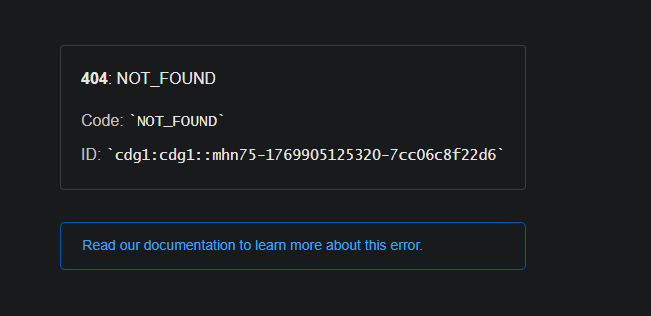
#> input picture image.png, 651 x 316 px
$ python create_palette_textures.py
#> lines starting #> are read from the running program, lines starting #| are printed output that depends on the picture
"""
Generate stylised textures for the bakery 3D models using colours inspired by
their reference photography.

Each texture is built from scratch: we extract a concise palette from the photo,
then paint a soft radial gradient with gentle noise to mimic frosting depth.
"""
from __future__ import annotations

from dataclasses import dataclass
from pathlib import Path
from typing import Iterable, List, Sequence

import numpy as np
from PIL import Image


DOWNSAMPLE_LIMIT = 256
TEXTURE_SIZE = 1024
NOISE_STRENGTH = 0.035
RNG = np.random.default_rng(42)


def load_reference_pixels(path: Path) -> np.ndarray:
    """Return image pixels as float32 array in range [0, 1]."""
    image = Image.open(path).convert("RGB")
    width, height = image.size
    scale = max(width, height) / DOWNSAMPLE_LIMIT
    if scale > 1:
        image = image.resize(
            (int(width / scale), int(height / scale)),
            resample=Image.Resampling.LANCZOS,
        )
    return np.asarray(image, dtype=np.float32) / 255.0


def kmeans_palette(pixels: np.ndarray, clusters: int = 5, iterations: int = 12) -> np.ndarray:
    """Simple k-means to derive a small palette from an image."""
    flat = pixels.reshape(-1, 3)
    # Filter out dark pixels so the palette focuses on frosting/topping.
    brightness = flat.mean(axis=1)
    usable = flat[brightness > 0.05]
    if usable.size == 0:
        usable = flat

    if usable.shape[0] < clusters:
        clusters = max(1, usable.shape[0])

    seeds = RNG.choice(usable.shape[0], size=clusters, replace=False)
    centroids = usable[seeds]

    for _ in range(iterations):
        distances = np.linalg.norm(usable[:, None, :] - centroids[None, :, :], axis=2)
        labels = distances.argmin(axis=1)
        new_centroids: List[np.ndarray] = []
        for idx in range(clusters):
            members = usable[labels == idx]
            if members.size == 0:
                # Re-seed empty cluster with a random pixel.
                new_centroids.append(usable[RNG.integers(0, usable.shape[0])])
            else:
                new_centroids.append(members.mean(axis=0))
        new_centroids_array = np.vstack(new_centroids)
        if np.allclose(new_centroids_array, centroids, atol=1e-3):
            centroids = new_centroids_array
            break
        centroids = new_centroids_array

    # Sort palette from lightest to darkest for gradient layering.
    brightness = centroids.mean(axis=1)
    order = np.argsort(brightness)[::-1]
    return centroids[order]


def generate_radial_gradient(palette: np.ndarray, size: int = TEXTURE_SIZE) -> np.ndarray:
    """Paint a radial gradient with palette bands and subtle stochastic details."""
    palette = palette.copy()
    palette = np.clip(palette, 0.0, 1.0)

    bands = len(palette)
    if bands == 1:
        palette = np.vstack([palette, palette])
        bands = 2

    y, x = np.indices((size, size), dtype=np.float32)
    center = (size - 1) / 2.0
    xs = (x - center) / center
    ys = (y - center) / center
    distance = np.sqrt(xs**2 + ys**2)
    angle = (np.arctan2(ys, xs) + np.pi) / (2 * np.pi)

    radial = np.clip(distance, 0.0, 1.0)
    swirl = (radial * 0.8 + angle * 0.6) * (bands - 1)
    base_indices = np.clip(np.floor(swirl).astype(int), 0, bands - 1)
    blend = np.clip(swirl - base_indices, 0.0, 1.0)

    upper_indices = np.clip(base_indices + 1, 0, bands - 1)

    colors_lower = palette[base_indices]
    colors_upper = palette[upper_indices]
    base_color = (1 - blend)[..., None] * colors_lower + blend[..., None] * colors_upper

    # Add subtle rim darkening and random speckles for organic feel.
    rim = np.clip(radial**1.8, 0.0, 1.0)[..., None]
    base_color *= (1 - 0.25 * rim)

    noise = RNG.normal(0.0, NOISE_STRENGTH, size=(size, size, 1))
    texture = np.clip(base_color + noise, 0.0, 1.0)
    return texture


def bake_texture(palette: np.ndarray, output_path: Path) -> None:
    texture = generate_radial_gradient(palette)
    image = Image.fromarray((texture * 255).astype(np.uint8), mode="RGB")
    output_path.parent.mkdir(parents=True, exist_ok=True)
    image.save(output_path, format="PNG")


@dataclass(frozen=True)
class TextureSpec:
    reference: Path
    output: Path
    clusters: int = 5


def main() -> None:
    root = Path(__file__).resolve().parent.parent
    specs: Sequence[TextureSpec] = (
        TextureSpec(
            reference=root / "image.png",
            output=root / "assets" / "textures" / "lwli_palette.png",
            clusters=5,
        ),
        TextureSpec(
            reference=root / "images" / "image5.png",
            output=root / "assets" / "textures" / "la5ar_palette.png",
            clusters=4,
        ),
    )

    for spec in specs:
        pixels = load_reference_pixels(spec.reference)
#> in load_reference_pixels, `image = image.resize( (int(width / scale), int(height / scale)), resam..`:
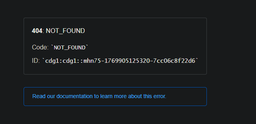
#> image: PIL image 256x124 RGB; mean R, G, B 26.7, 29.6, 31.6
        palette = kmeans_palette(pixels, clusters=spec.clusters)
#> in kmeans_palette, `centroids = usable[seeds]`: centroids = [[0.0941, 0.102, 0.106], [0.0941, 0.102, 0.106], [0.0941, 0.102, 0.106], [0.0941, 0.102, 0.106], [0.0941, 0.102, 0.106]]
#> in kmeans_palette, `brightness = centroids.mean(axis=1)`: brightness = [0.356, 0.0832, 0.203, 0.102, 0.548]
#> in kmeans_palette, `order = np.argsort(brightness)[::-1]`: order = [4, 0, 2, 3, 1]
#> palette = [[0.556, 0.556, 0.531], [0.24, 0.359, 0.469], [0.114, 0.2, 0.294], [0.0954, 0.104, 0.108], [0.0868, 0.0841, 0.0787]]
        bake_texture(palette, spec.output)
#> in generate_radial_gradient, `bands = len(palette)`: bands = 5
#> in generate_radial_gradient, `swirl = (radial * 0.8 + angle * 0.6) * (bands - 1)`:
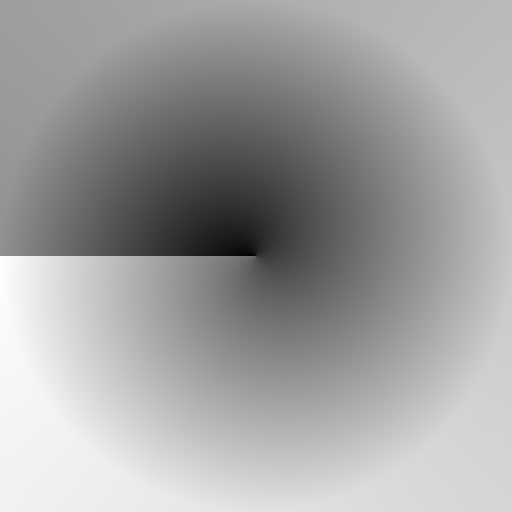
#> swirl: shape (1024, 1024) float32 (shown at 1/2 size); min 0.0692, max 5.6, mean 3.56; drawn with min black and max white
#> in generate_radial_gradient, `base_indices = np.clip(np.floor(swirl).astype(int), 0, bands - 1)`:
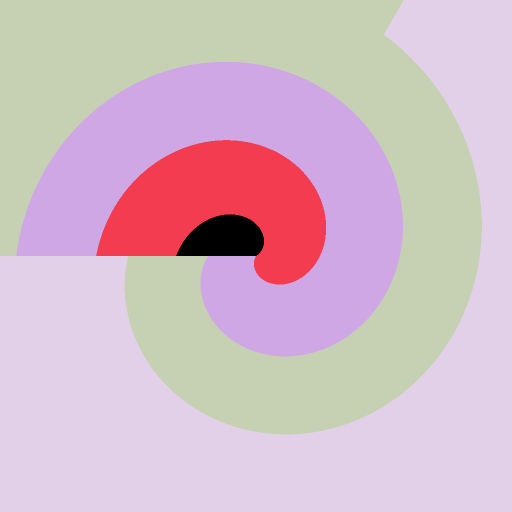
#> base_indices: shape (1024, 1024) int64 (shown at 1/2 size); 5 distinct labels, from 0 to 4; one colour per label, 0 black
#> in generate_radial_gradient, `blend = np.clip(swirl - base_indices, 0.0, 1.0)`:
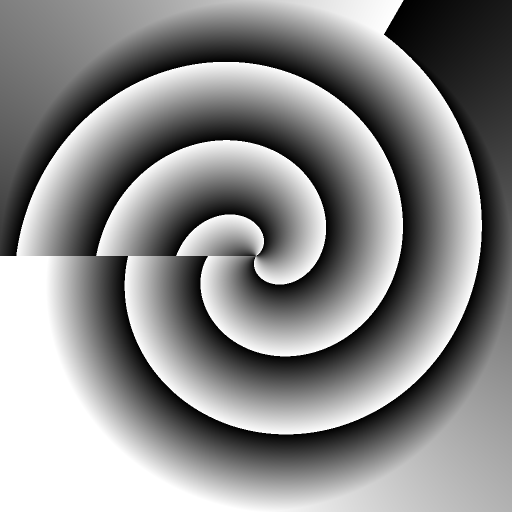
#> blend: shape (1024, 1024) float64 (shown at 1/2 size); min 0, max 1, mean 0.548
#> in generate_radial_gradient, `upper_indices = np.clip(base_indices + 1, 0, bands - 1)`:
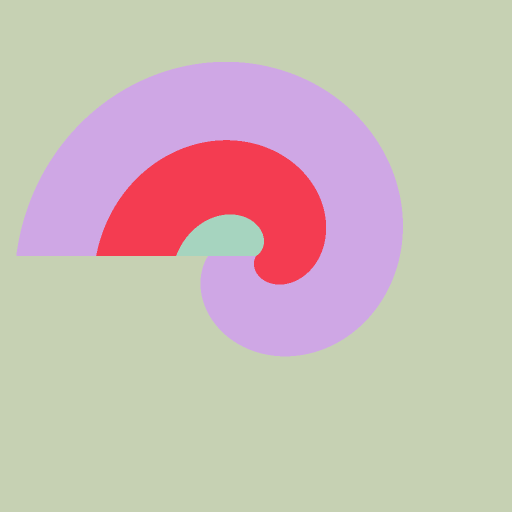
#> upper_indices: shape (1024, 1024) int64 (shown at 1/2 size); 4 distinct labels, from 1 to 4; one colour per label, 0 black
#> in generate_radial_gradient, `base_color = (1 - blend)[..., None] * colors_lower + blend[..., None] ..`:
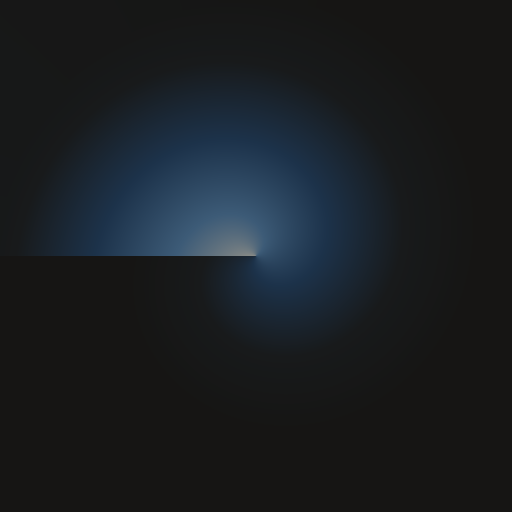
#> base_color: shape (1024, 1024, 3) float64 (shown at 1/2 size); mean of channels 0, 1, 2 0.0998, 0.116, 0.131; drawn as R, G, B
#> in generate_radial_gradient, `noise = RNG.normal(0.0, NOISE_STRENGTH, size=(size, size, 1))`:
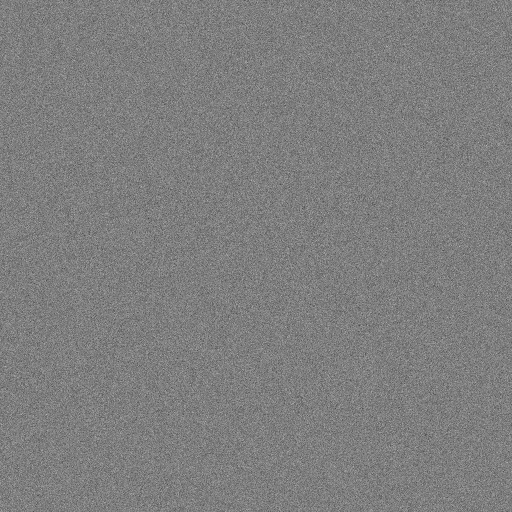
#> noise: shape (1024, 1024, 1) float64 (shown at 1/2 size); min -0.172, max 0.175, mean 4.43e-06; drawn with min black and max white
        print(
            f"Wrote {spec.output.relative_to(root)} using palette "
            f"{np.round(palette * 255).astype(int).tolist()}"
        )
#| Wrote assets/textures/lwli_palette.png using palette [[142, 142, 135], [61, 91, 120], [29, 51, 75], [24, 26, 28], [22, 21, 20]]
#> pass 2 of the loop in main, `for spec in specs:`:
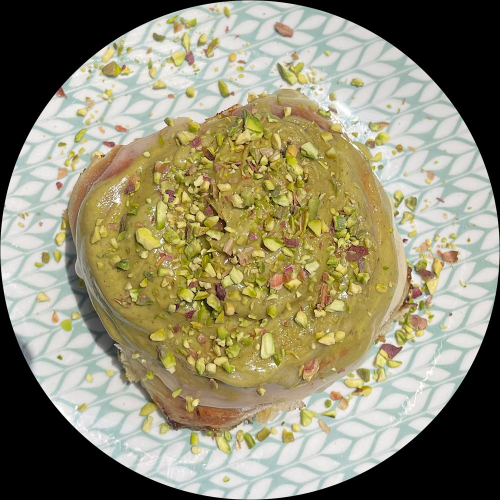
#> input picture images/image5.png, 1000 x 1000 px (shown at 1/2 size)
#> in load_reference_pixels, image is the input picture: PIL image 1000x1000 RGB; mean R, G, B 145, 139.9, 112.6
#> in main, `palette = kmeans_palette(pixels, clusters=spec.clusters)`: palette = [[0.873, 0.875, 0.861], [0.737, 0.772, 0.707], [0.694, 0.623, 0.358], [0.525, 0.45, 0.225]]
#> bands = 4
#> base_indices: shape (1024, 1024) int64; 4 distinct labels, from 0 to 3
#> in generate_radial_gradient (call 2), `upper_indices = np.clip(base_indices + 1, 0, bands - 1)`:
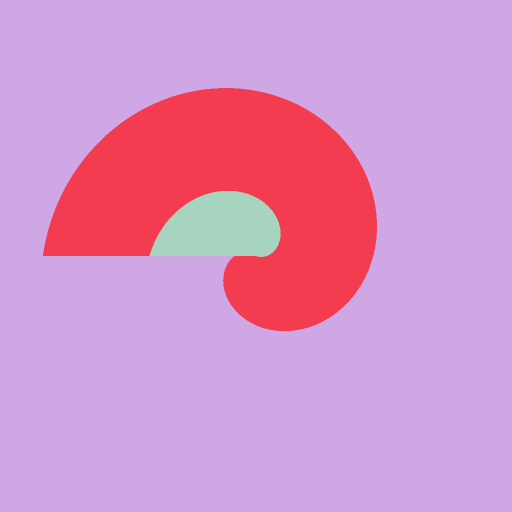
#> upper_indices: shape (1024, 1024) int64 (shown at 1/2 size); 3 distinct labels, from 1 to 3; one colour per label, 0 black
#> in generate_radial_gradient (call 2), `noise = RNG.normal(0.0, NOISE_STRENGTH, size=(size, size, 1))`:
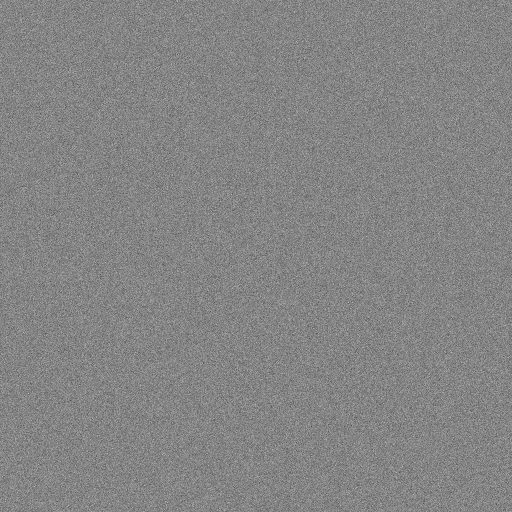
#> noise: shape (1024, 1024, 1) float64 (shown at 1/2 size); min -0.178, max 0.165, mean 3.46e-05; drawn with min black and max white
#| Wrote assets/textures/la5ar_palette.png using palette [[223, 223, 219], [188, 197, 180], [177, 159, 91], [134, 115, 57]]


if __name__ == "__main__":
    main()
